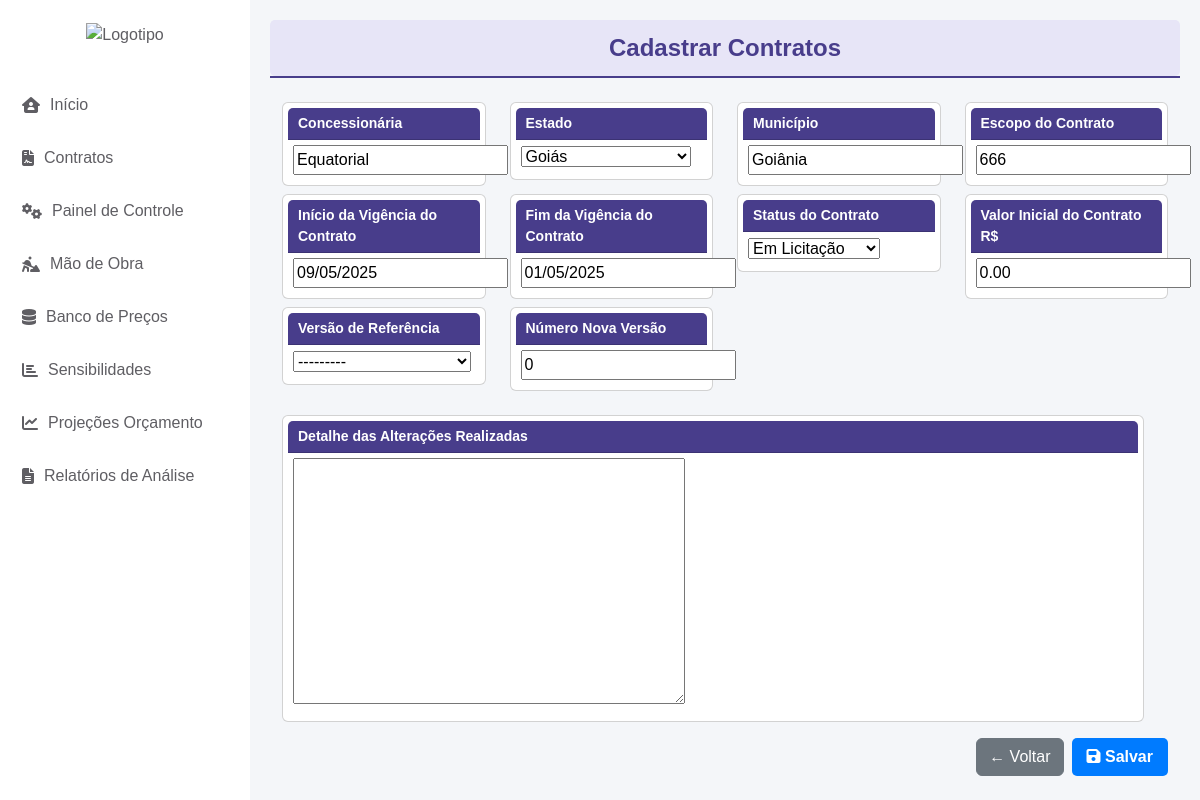
Before: /cad_contrato/editar-contrato/4/ with the older database file.
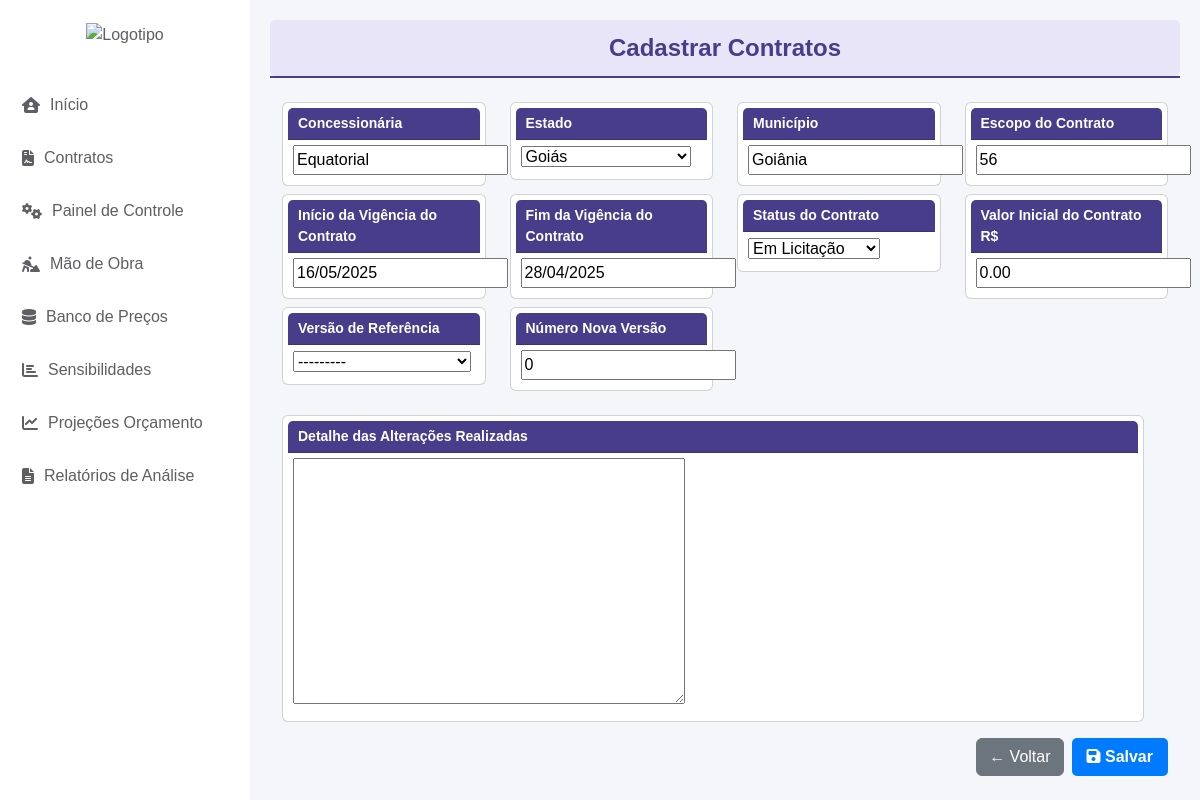
After: the same page with the newer database file.
### cad_contrato/models.py (models this page shows)
class CadastroContrato(models.Model):
    ESTADOS_CHOICES = [
        ('AC', 'Acre'),
        ('AL', 'Alagoas'),
        ('AP', 'Amapá'),
        ('AM', 'Amazonas'),
        ('BA', 'Bahia'),
        ('CE', 'Ceará'),
        ('DF', 'Distrito Federal'),
        ('ES', 'Espírito Santo'),
        ('GO', 'Goiás'),
        ('MA', 'Maranhão'),
        ('MT', 'Mato Grosso'),
        ('MS', 'Mato Grosso do Sul'),
        ('MG', 'Minas Gerais'),
        ('PA', 'Pará'),
        ('PB', 'Paraíba'),
        ('PR', 'Paraná'),
        ('PE', 'Pernambuco'),
        ('PI', 'Piauí'),
        ('RJ', 'Rio de Janeiro'),
        ('RN', 'Rio Grande do Norte'),
        ('RS', 'Rio Grande do Sul'),
        ('RO', 'Rondônia'),
        ('RR', 'Roraima'),
        ('SC', 'Santa Catarina'),
        ('SP', 'São Paulo'),
        ('SE', 'Sergipe'),
        ('TO', 'Tocantins'),
    ]
    STATUS_CHOICES = [
        ('EM_LICITACAO', 'Em Licitação'),
        ('EM_RENOVACAO', 'Em Renovação'),
        ('ATIVO', 'Ativo'),
        ('ENCERRADO', 'Encerrado'),
    ]
    contrato = models.AutoField(primary_key=True)
    concessionaria = models.CharField(max_length=100, default='Equatorial')
    estado = models.CharField(max_length=2, choices=ESTADOS_CHOICES, default='GO')
    municipio = models.CharField(max_length=100, default='Goiânia')
    escopo_contrato = models.CharField(max_length=255)
    inicio_vigencia_contrato = models.DateField(default='2025-01-01')
    fim_vigencia_contrato = models.DateField(default='2029-01-01')
    versao_base = models.ForeignKey('self', null=True, blank=True, on_delete=models.PROTECT, related_name='versoes')
    numero_versao = models.IntegerField(default=0)
    descricao_alteracao = models.TextField(blank=True)
    status_contrato = models.CharField(max_length=15, choices=STATUS_CHOICES, default='EM_LICITACAO', verbose_name="Status do Contrato")
    valor_inicial = models.DecimalField(max_digits=15, decimal_places=2, default=0.00, verbose_name="Valor Inicial do Contrato")
    created_at = models.DateTimeField(auto_now_add=True)
    updated_at = models.DateTimeField(auto_now=True)
    class Meta:
        ordering = ['-created_at']
    def __str__(self):
        return f"Contrato {self.contrato} - {self.escopo_contrato}"

### cad_contrato/views.py (the view, shortened to what this page needs)
# urls.py: path('editar-contrato/<int:pk>/', UpdateContratoView.as_view(), name='editar_contrato'),
class UpdateContratoView(UpdateView):
    model = CadastroContrato
    template_name = 'cadastro_contrato.html'
    fields = [
        'concessionaria', 'estado', 'municipio', 'escopo_contrato',
        'inicio_vigencia_contrato', 'fim_vigencia_contrato',
        'status_contrato', 'valor_inicial', 'descricao_alteracao', 'versao_base', 'numero_versao',
    ]
    context_object_name = 'contrato'

### app/context_processors.py (called while the page is built)
def contrato_context(request):
    contrato_id = request.session.get('contrato_id')
    contrato = None
    if contrato_id:
        try:
            contrato = CadastroContrato.objects.get(contrato=contrato_id)
        except CadastroContrato.DoesNotExist:
            pass
    return {'contrato': contrato}

### cad_contrato/templates/cadastro_contrato.html (shortened to what the changed rows need)
{% extends 'base.html' %}
{% block content %}
{% load form_tags %}
<!DOCTYPE html>
<html lang="pt-br">
<head>
    <link href="https://cdn.jsdelivr.net/npm/bootstrap@5.3.0/dist/css/bootstrap.min.css" rel="stylesheet">
    <link rel="stylesheet" href="https://cdnjs.cloudflare.com/ajax/libs/font-awesome/6.4.2/css/all.min.css">
</head>
<body>
    <div class="container mt-4">
        <form method="post" onsubmit="return confirm('Deseja salvar este contrato?');">
            <div class="row mt-2">
                <div class="col-md-3">
                    <div class="card">
                        <div class="card-body">{{ form.concessionaria }}</div>
                    </div>
                </div>
                <div class="col-md-3">
                    <div class="card">
                        <div class="card-body">{{ form.estado }}</div>
                    </div>
                </div>
                <div class="col-md-3">
                    <div class="card">
                        <div class="card-body">{{ form.municipio }}</div>
                    </div>
                </div>
                <div class="col-md-3">
                    <div class="card">
                        <div class="card-body">{{ form.escopo_contrato }}</div>
                    </div>
                </div>
            </div>
            <div class="row mt-2">
                <div class="col-md-3">
                    <div class="card">
                        <div class="card-body">{{ form.inicio_vigencia_contrato }}</div>
                    </div>
                </div>
                <div class="col-md-3">
                    <div class="card">
                        <div class="card-body">{{ form.fim_vigencia_contrato }}</div>
                    </div>
                </div>
                <div class="col-md-3">
                    <div class="card">
                        <div class="card-body">{{ form.status_contrato }}</div>
                    </div>
                </div>
                <div class="col-md-3">
                    <div class="card">
                        <div class="card-body">{{ form.valor_inicial }}</div>
                    </div>
                </div>
            </div>
            <div class="row mt-2">
                <div class="col-md-3">
                    <div class="card">
                        <div class="card-body">{{ form.versao_base }}</div>
                    </div>
                </div>
                <div class="col-md-3">
                    <div class="card">
                        <div class="card-body">{{ form.numero_versao }}</div>
                    </div>
                </div>
                <div class="row mt-4">
                    <div class="col-md-12">
                        <div class="card">
                            <div class="card-body">
                                {{ form.descricao_alteracao }}
                            </div>
                        </div>
                    </div>
                </div>
            </div>
        </form>
    </div>
</body>
</html>
{% endblock %}

Changed rows visible on the page:
changed CadastroContrato "Equatorial": escopo_contrato "666" → "56"; inicio_vigencia_contrato "09/05/2025" → "16/05/2025"; fim_vigencia_contrato "01/05/2025" → "28/04/2025"
